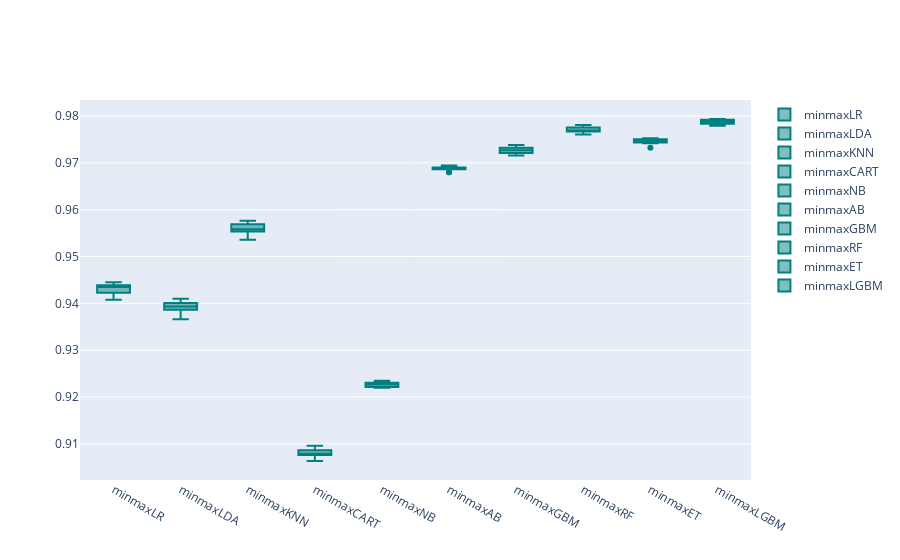

Notebook cell for this chart:
### Code cell
models = GetScaledModel('minmax')
names,results = BasedLine2(X_train, y_train,models)
PlotBoxR().PlotResult(names,results)
# not imporve

### Figure 1 — Plotly figure (JSON) as saved in the notebook; plotly's stock layout.template omitted (floating-point values rounded to 4 significant figures)
{"data": [{"marker": {"color": "rgb(0, 128, 128)"}, "name": "minmaxLR", "type": "box", "y": [0.9445, 0.9408, 0.9439, 0.9434, 0.9422, 0.9437, 0.9421, 0.9436, 0.9434, 0.9439]}, {"marker": {"color": "rgb(0, 128, 128)"}, "name": "minmaxLDA", "type": "box", "y": [0.941, 0.9366, 0.9398, 0.9401, 0.9378, 0.9389, 0.9386, 0.9399, 0.9388, 0.9405]}, {"marker": {"color": "rgb(0, 128, 128)"}, "name": "minmaxKNN", "type": "box", "y": [0.9554, 0.9536, 0.9574, 0.9563, 0.9551, 0.9569, 0.9554, 0.9561, 0.9556, 0.9576]}, {"marker": {"color": "rgb(0, 128, 128)"}, "name": "minmaxCART", "type": "box", "y": [0.9086, 0.9085, 0.908, 0.9096, 0.9088, 0.9076, 0.9074, 0.9063, 0.9077, 0.9078]}, {"marker": {"color": "rgb(0, 128, 128)"}, "name": "minmaxNB", "type": "box", "y": [0.923, 0.922, 0.9222, 0.9227, 0.9231, 0.9233, 0.9221, 0.9227, 0.9235, 0.9221]}, {"marker": {"color": "rgb(0, 128, 128)"}, "name": "minmaxAB", "type": "box", "y": [0.9688, 0.968, 0.968, 0.969, 0.9688, 0.9688, 0.9688, 0.9694, 0.9686, 0.9692]}, {"marker": {"color": "rgb(0, 128, 128)"}, "name": "minmaxGBM", "type": "box", "y": [0.9733, 0.9716, 0.9721, 0.9727, 0.9726, 0.9726, 0.9721, 0.9738, 0.9728, 0.9732]}, {"marker": {"color": "rgb(0, 128, 128)"}, "name": "minmaxRF", "type": "box", "y": [0.976, 0.9768, 0.9781, 0.9778, 0.9766, 0.9775, 0.9768, 0.9767, 0.977, 0.977]}, {"marker": {"color": "rgb(0, 128, 128)"}, "name": "minmaxET", "type": "box", "y": [0.9732, 0.9742, 0.9751, 0.9747, 0.975, 0.9746, 0.9743, 0.9748, 0.9752, 0.9748]}, {"marker": {"color": "rgb(0, 128, 128)"}, "name": "minmaxLGBM", "type": "box", "y": [0.9782, 0.9779, 0.9784, 0.9791, 0.9785, 0.9792, 0.9785, 0.9792, 0.9794, 0.979]}], "layout": {"autosize": true, "xaxis": {"autorange": true, "range": [-0.5, 9.5], "type": "category"}, "yaxis": {"autorange": true, "range": [0.9023, 0.9834], "type": "linear"}}}
